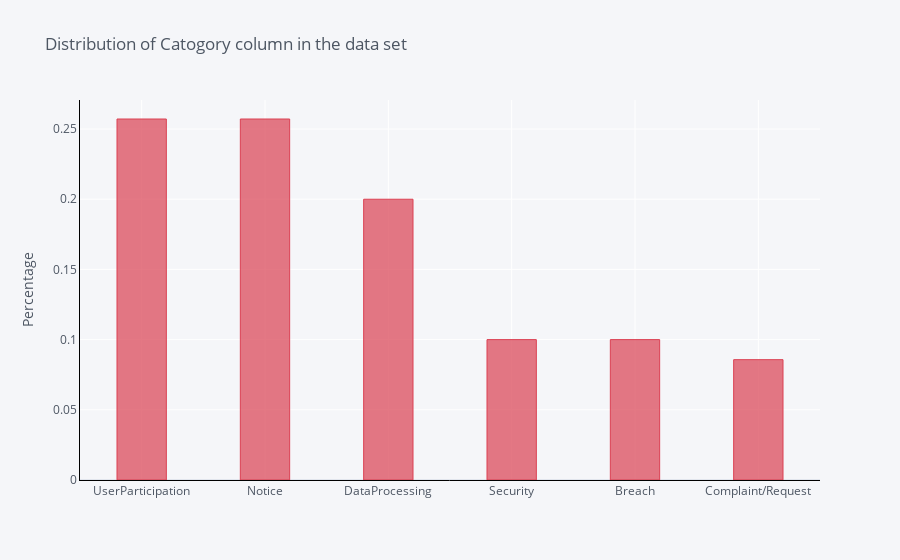

The notebook cell this image was saved under:
### Code cell
data['Category'].value_counts(normalize=True).iplot(kind='bar',
                                                      yTitle='Percentage', 
                                                      linecolor='black', 
                                                      opacity=0.7,
                                                      color='red',
                                                      theme='pearl',
                                                      bargap=0.6,
                                                      gridcolor='white',
                                                     
                                                      title='Distribution of Catogory column in the data set')

### Figure 1 — Plotly figure (JSON) as saved in the notebook; plotly's stock layout.template omitted (floating-point values rounded to 4 significant figures)
{"data": [{"marker": {"color": "rgba(219, 64, 82, 0.7)", "line": {"color": "rgba(219, 64, 82, 1.0)", "width": 1}}, "name": "Category", "orientation": "v", "text": "", "type": "bar", "x": ["UserParticipation", "Notice", "DataProcessing", "Security", "Breach", "Complaint/Request"], "y": [0.2571, 0.2571, 0.2, 0.1, 0.1, 0.08571]}], "layout": {"bargap": 0.6, "legend": {"bgcolor": "#F5F6F9", "font": {"color": "#4D5663"}}, "paper_bgcolor": "#F5F6F9", "plot_bgcolor": "#F5F6F9", "title": {"font": {"color": "#4D5663"}, "text": "Distribution of Catogory column in the data set"}, "xaxis": {"gridcolor": "white", "linecolor": "black", "showgrid": true, "tickfont": {"color": "#4D5663"}, "title": {"font": {"color": "#4D5663"}, "text": ""}, "zerolinecolor": "#E1E5ED"}, "yaxis": {"gridcolor": "white", "linecolor": "black", "showgrid": true, "tickfont": {"color": "#4D5663"}, "title": {"font": {"color": "#4D5663"}, "text": "Percentage"}, "zerolinecolor": "#E1E5ED"}}}
